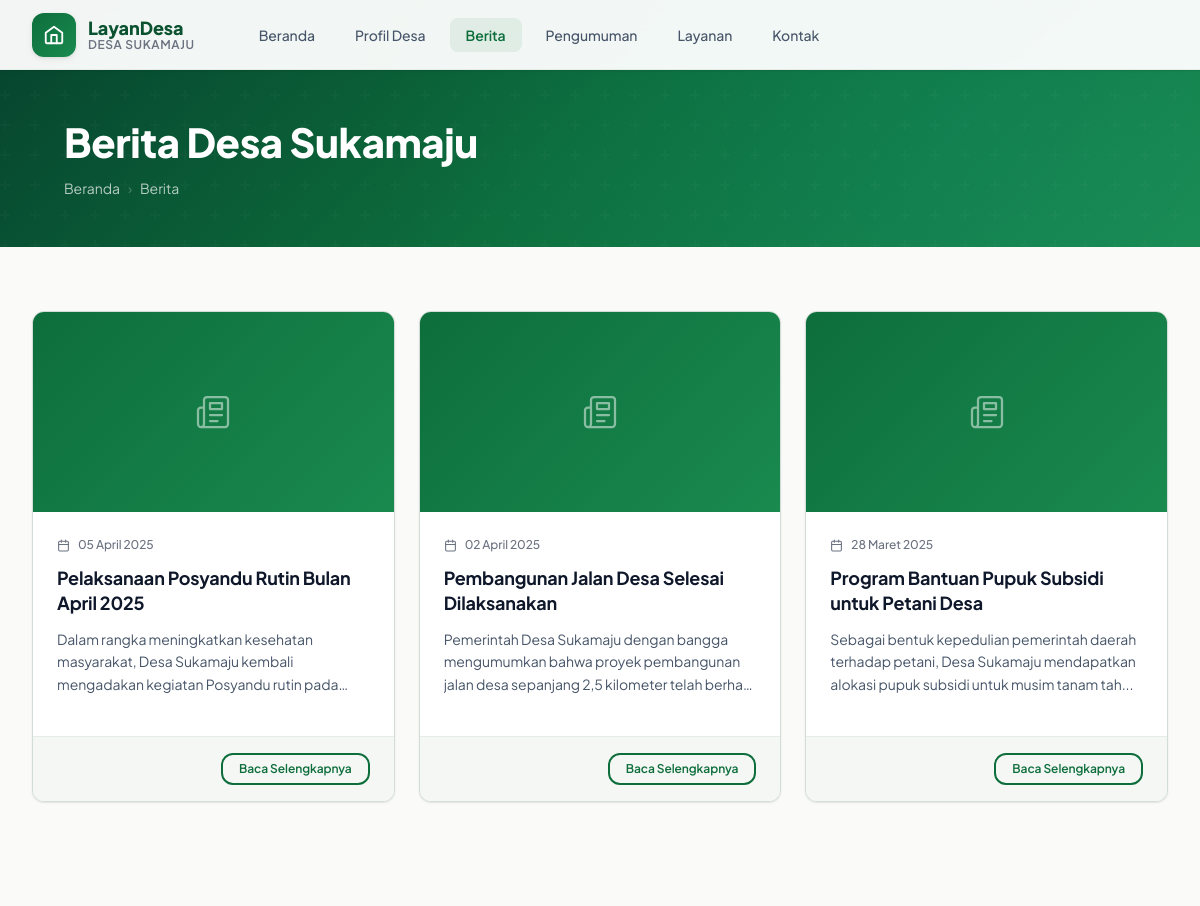
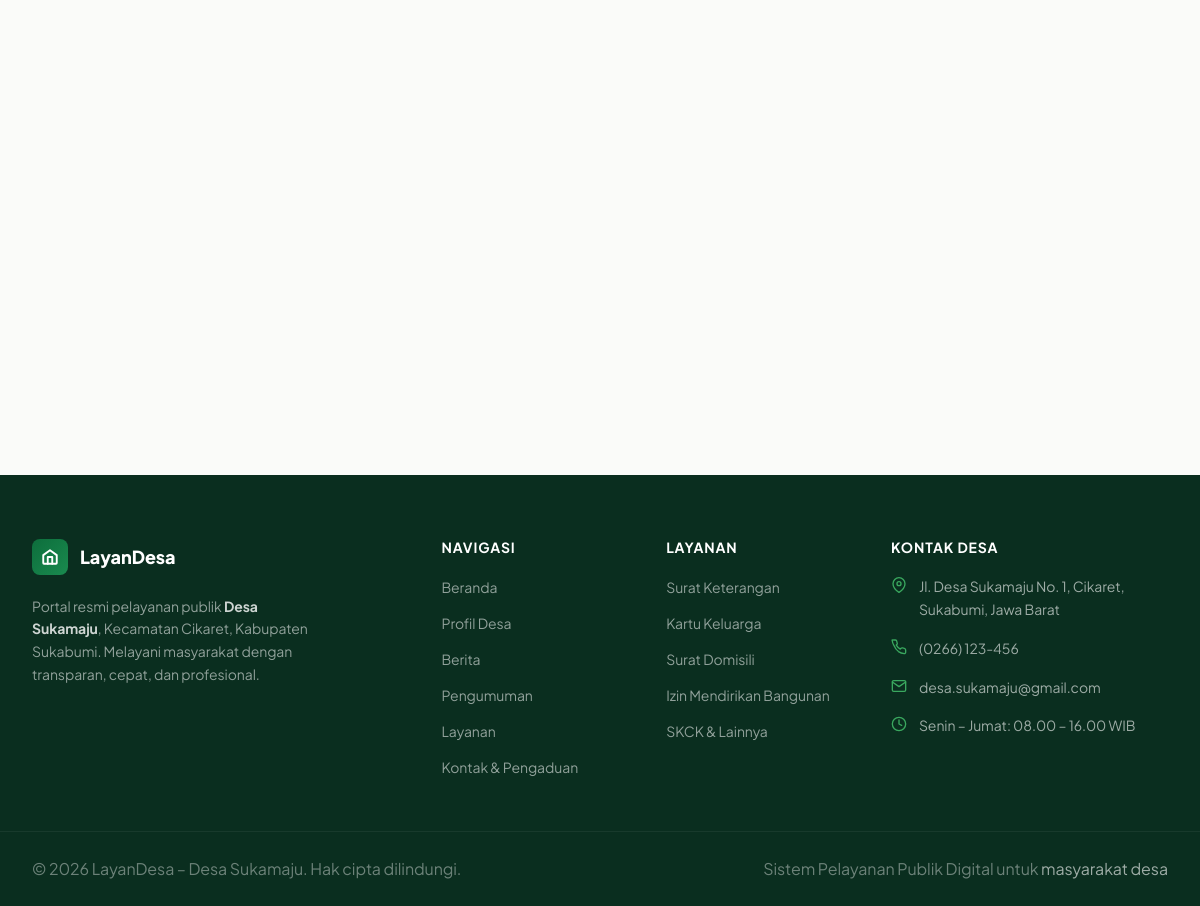
Page /berita.php on the committed database (2 pictures, top to bottom).
### tables this page shows
CREATE TABLE IF NOT EXISTS berita (
    id INT AUTO_INCREMENT PRIMARY KEY,
    judul VARCHAR(255) NOT NULL,
    isi TEXT NOT NULL,
    gambar VARCHAR(255) DEFAULT NULL,
    tanggal DATE NOT NULL,
    created_at TIMESTAMP DEFAULT CURRENT_TIMESTAMP
);

### config/database.php (called while the page is built, shortened)
<?php
function formatTanggal($date) {
    $bulan = [
        '01' => 'Januari', '02' => 'Februari', '03' => 'Maret',
        '04' => 'April',   '05' => 'Mei',       '06' => 'Juni',
        '07' => 'Juli',    '08' => 'Agustus',   '09' => 'September',
        '10' => 'Oktober', '11' => 'November',  '12' => 'Desember'
    ];
    $d = date('d', strtotime($date));
    $m = date('m', strtotime($date));
    $y = date('Y', strtotime($date));
    return $d . ' ' . $bulan[$m] . ' ' . $y;
}
function truncateText($text, $length = 150) {
    $text = strip_tags($text);
    if (strlen($text) > $length) {
        return substr($text, 0, $length) . '...';
    }
    return $text;
}

### berita.php (the view, shortened to what this page needs)
<?php
require_once 'config/database.php';
$perPage    = 6;
$page       = isset($_GET['page']) ? max(1, (int)$_GET['page']) : 1;
$offset     = ($page - 1) * $perPage;
$stmt = $pdo->prepare("SELECT id, judul, isi, gambar, tanggal FROM berita ORDER BY tanggal DESC LIMIT :limit OFFSET :offset");
$stmt->bindValue(':limit',  $perPage, PDO::PARAM_INT);
$stmt->bindValue(':offset', $offset,  PDO::PARAM_INT);
$stmt->execute();
$beritaList = $stmt->fetchAll();
include 'includes/header.php';
?>
<div class="page-header">
    <div class="container">
        <div class="page-header-content">
            <h1>Berita Desa Sukamaju</h1>
            <nav class="breadcrumb" aria-label="Breadcrumb">
                <a href="index.php">Beranda</a>
                <span class="sep">›</span>
                <span>Berita</span>
            </nav>
        </div>
    </div>
</div>
<section class="content-section">
    <div class="container">
        <?php if (empty($beritaList)): ?>
        <div class="text-center section-empty-lg">
            <div class="empty-icon-wrap" aria-hidden="true">
                <svg width="56" height="56" viewBox="0 0 24 24" fill="none" stroke="currentColor" stroke-width="1.5" stroke-linecap="round" stroke-linejoin="round"><path d="M4 22h16a2 2 0 0 0 2-2V4a2 2 0 0 0-2-2H8a2 2 0 0 0-2 2v16a2 2 0 0 1-2 2Zm0 0a2 2 0 0 1-2-2v-9c0-1.1.9-2 2-2h2"/></svg>
            </div>
            <h3 class="text-muted">Belum Ada Berita</h3>
            <p class="text-muted mt-2">Berita akan tampil di sini setelah dipublikasikan oleh admin.</p>
        </div>
        <?php else: ?>
        <div class="grid grid-3 news-grid">
            <?php foreach ($beritaList as $b): ?>
            <article class="news-card">
                <?php if (!empty($b['gambar']) && file_exists('uploads/berita/' . $b['gambar'])): ?>
                <div class="news-card-img" style="background-image: url('uploads/berita/<?= htmlspecialchars($b['gambar']) ?>'); background-size: cover; background-position: center;" aria-label="Gambar Berita"></div>
                <?php else: ?>
                <div class="news-card-img news-card-img--placeholder" aria-hidden="true">
                    <svg width="36" height="36" viewBox="0 0 24 24" fill="none" stroke="currentColor" stroke-width="1.5" stroke-linecap="round" stroke-linejoin="round"><path d="M4 22h16a2 2 0 0 0 2-2V4a2 2 0 0 0-2-2H8a2 2 0 0 0-2 2v16a2 2 0 0 1-2 2Zm0 0a2 2 0 0 1-2-2v-9c0-1.1.9-2 2-2h2"/><path d="M18 14h-8M15 18h-5M10 6h8v4h-8z"/></svg>
                </div>
                <?php endif; ?>
                <div class="news-card-body">
                    <div class="news-card-date">
                        <?= formatTanggal($b['tanggal']) ?>
                    </div>
                    <h2 class="news-card-title">
                        <?= htmlspecialchars($b['judul']) ?>
                    </h2>
                    <p class="news-card-excerpt">
                        <?= htmlspecialchars(truncateText($b['isi'], 130)) ?>
                    </p>
                </div>
                <div class="news-card-footer">
                    <a href="berita-detail.php?id=<?= $b['id'] ?>"
                       class="btn btn-outline-green btn-sm"
                       id="btn-berita-<?= $b['id'] ?>">
                        Baca Selengkapnya
                    </a>
                </div>
            </article>
            <?php endforeach; ?>
        </div>
        <?php endif; ?>
    </div>
</section>
<?php include 'includes/footer.php'; ?>

### rows in the picture
berita: tanggal "05 April 2025", judul "Pelaksanaan Posyandu Rutin Bulan April 2025", isi "Dalam rangka meningkatkan kesehatan masyarakat, Desa Sukamaju kembali mengadakan kegiatan Posyandu rutin…"
berita: tanggal "02 April 2025", judul "Pembangunan Jalan Desa Selesai Dilaksanakan", isi "Pemerintah Desa Sukamaju dengan bangga mengumumkan bahwa proyek pembangunan jalan desa sepanjang 2,5 kilometer telah…"
berita: tanggal "28 Maret 2025", judul "Program Bantuan Pupuk Subsidi untuk Petani Desa", isi "Sebagai bentuk kepedulian pemerintah daerah terhadap petani, Desa Sukamaju mendapatkan alokasi pupuk subsidi untuk musim tanam tah..."
